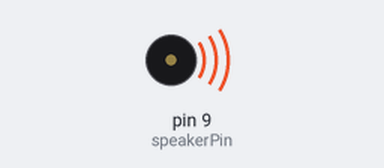
A sketch run on a simulated Arduino Uno, built with avr-gcc and run on an emulated ATmega328P. Parts: buzzer (waves = sounding).

Above: at 0.6 s.
Timing chart, 0 to 11.6 s (numbered marks = the images above):
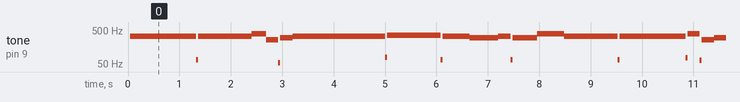

Measured:
- by itself, tone on pin 9 (speakerPin): plays 328 Hz for 1.3 s, 66 Hz for 0.04 s, 328 Hz for 1.0 s, 391 Hz for 0.28 s, 260 Hz for 0.24 s, 54 Hz for 0.04 s … (253 notes in this stretch)

The sketch:

Christmas_Lights.ino
```cpp
/*
Adopted code from https://www.arduino.cc/en/Tutorial/Melody
Song is "Jingle Bells"
The Arduino speaker does not need a resistor.
Use as many lights as you can to simulate Christmas lights! (while the song plays at the same time)
Here's a hint: https://www.arduino.cc/en/Tutorial/BlinkWithoutDelay
*/


int speakerPin = 9;

int length = 50; // the number of notes
char notes[] = "eeeeeeegcdefffffeeeeddedgeeeeeeegcdefffffeeeggfdc ";// a space represents a rest
int beats[] = { 4, 4, 8, 4, 4, 8, 4, 4, 4, 4, 16, 4, 4, 4, 4, 4, 4, 4, 4, 4, 4, 4, 4, 8, 8, 4, 4, 8, 4, 4, 8, 4, 4, 4, 4, 16, 4, 4, 4, 4, 4, 4, 4, 4, 4, 4, 4, 4, 16, 16};
int tempo = 60;

void playTone(int tone, int duration) {
  for (long i = 0; i < duration * 1000L; i += tone * 2) {
    digitalWrite(speakerPin, HIGH);
    delayMicroseconds(tone);
    digitalWrite(speakerPin, LOW);
    delayMicroseconds(tone);
  }
}

void playNote(char note, int duration) {
  char names[] = { 'c', 'd', 'e', 'f', 'g', 'a', 'b', 'C' };
  int tones[] = { 1915, 1700, 1519, 1432, 1275, 1136, 1014, 956 };

  // play the tone corresponding to the note name
  for (int i = 0; i < 8; i++) {
    if (names[i] == note) {
      playTone(tones[i], duration);
    }
  }
}

void setup() {
  pinMode(speakerPin, OUTPUT);
}

void loop() {
  for (int i = 0; i < length; i++) {
    if (notes[i] == ' ') {
      delay(beats[i] * tempo); // rest
    } else {
      playNote(notes[i], beats[i] * tempo);
    }

    // pause between notes
    delay(tempo / 2);
  }
}
```
